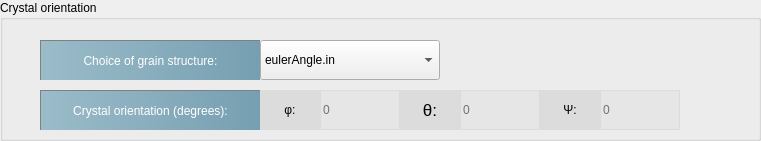
    <widget class="QGroupBox" name="groupBox_5">
     <property name="geometry">
      <rect>
       <x>70</x>
       <y>360</y>
       <width>761</width>
       <height>141</height>
      </rect>
     </property>
     <property name="styleSheet">
      <string notr="true">QLineEdit{
	background-color:rgb(230,230,230);
border:1px solid rgb(220,220,220);
min-width:78px;
min-height:38px;
qproperty-alignment: AlignCenter;
}

QLineEdit::hover, QLineEdit:focus{
	background-color:rgb(255,255,255);
}

QLineEdit:focus{
	background-color:rgb(255,255,255);
}

QLabel{
background-color:rgb(220, 220, 220);
qproperty-alignment: AlignCenter;

}</string>
     </property>
     <property name="title">
      <string>Crystal orientation</string>
     </property>
     <widget class="QLabel" name="label_38">
      <property name="geometry">
       <rect>
        <x>40</x>
        <y>40</y>
        <width>220</width>
        <height>40</height>
       </rect>
      </property>
      <property name="minimumSize">
       <size>
        <width>0</width>
        <height>20</height>
       </size>
      </property>
      <property name="styleSheet">
       <string notr="true">QLabel{
	background-color: qlineargradient(spread:pad, x1:0, y1:0, x2:1, y2:0, stop:0 rgba(155, 188, 201, 255), stop:1 rgba(118, 159, 177, 255))	;
	padding:5px 10px;
width:200px;
height:20px;
	color:white;
border-left: 1px solid gray;
border-top:1px solid gray;
qproperty-alignment: AlignCenter;
width:180px;
height:40px;
}

</string>
      </property>
      <property name="text">
       <string>Choice of grain structure:</string>
      </property>
      <property name="alignment">
       <set>Qt::AlignCenter</set>
      </property>
     </widget>
     <widget class="QLabel" name="polar_LB">
      <property name="geometry">
       <rect>
        <x>40</x>
        <y>90</y>
        <width>220</width>
        <height>40</height>
       </rect>
      </property>
      <property name="minimumSize">
       <size>
        <width>0</width>
        <height>20</height>
       </size>
      </property>
      <property name="styleSheet">
       <string notr="true">QLabel{
	background-color: qlineargradient(spread:pad, x1:0, y1:0, x2:1, y2:0, stop:0 rgba(155, 188, 201, 255), stop:1 rgba(118, 159, 177, 255))	;
	padding:5px 10px;
width:200px;
height:20px;
	color:white;
border-left: 1px solid gray;
border-top:1px solid gray;
qproperty-alignment: AlignCenter;
width:180px;
height:40px;
}

</string>
      </property>
      <property name="text">
       <string>Crystal orientation (degrees):</string>
      </property>
      <property name="alignment">
       <set>Qt::AlignCenter</set>
      </property>
     </widget>
     <widget class="QLabel" name="phi_LB">
      <property name="geometry">
       <rect>
        <x>260</x>
        <y>90</y>
        <width>60</width>
        <height>40</height>
       </rect>
      </property>
      <property name="minimumSize">
       <size>
        <width>60</width>
        <height>20</height>
       </size>
      </property>
      <property name="maximumSize">
       <size>
        <width>60</width>
        <height>16777215</height>
       </size>
      </property>
      <property name="toolTip">
       <string>&lt;html&gt;&lt;head/&gt;&lt;body&gt;&lt;p&gt;Euler angles phi (degrees) of the single crystal orientation (only for choiceGrainStruct=1).&lt;/p&gt;&lt;/body&gt;&lt;/html&gt;</string>
      </property>
      <property name="text">
       <string>φ:</string>
      </property>
      <property name="alignment">
       <set>Qt::AlignCenter</set>
      </property>
     </widget>
     <widget class="QLineEdit" name="phi_LE">
      <property name="geometry">
       <rect>
        <x>320</x>
        <y>90</y>
        <width>80</width>
        <height>40</height>
       </rect>
      </property>
      <property name="minimumSize">
       <size>
        <width>80</width>
        <height>40</height>
       </size>
      </property>
      <property name="maximumSize">
       <size>
        <width>80</width>
        <height>16777215</height>
       </size>
      </property>
      <property name="toolTip">
       <string>&lt;html&gt;&lt;head/&gt;&lt;body&gt;&lt;p&gt;Euler angles phi (degrees) of the single crystal orientation (only for choiceGrainStruct=1).&lt;/p&gt;&lt;/body&gt;&lt;/html&gt;</string>
      </property>
      <property name="placeholderText">
       <string>0</string>
      </property>
     </widget>
     <widget class="QLabel" name="theta_LB">
      <property name="geometry">
       <rect>
        <x>400</x>
        <y>90</y>
        <width>60</width>
        <height>40</height>
       </rect>
      </property>
      <property name="minimumSize">
       <size>
        <width>60</width>
        <height>20</height>
       </size>
      </property>
      <property name="maximumSize">
       <size>
        <width>60</width>
        <height>16777215</height>
       </size>
      </property>
      <property name="toolTip">
       <string>&lt;html&gt;&lt;head/&gt;&lt;body&gt;&lt;p&gt;Euler angles theta (degrees) of the single crystal orientation (only for choiceGrainStruct=1).&lt;/p&gt;&lt;/body&gt;&lt;/html&gt;</string>
      </property>
      <property name="text">
       <string>&lt;!DOCTYPE HTML PUBLIC &quot;-//W3C//DTD HTML 4.0//EN&quot; &quot;http://www.w3.org/TR/REC-html40/strict.dtd&quot;&gt;
&lt;html&gt;&lt;head&gt;&lt;meta name=&quot;qrichtext&quot; content=&quot;1&quot; /&gt;&lt;style type=&quot;text/css&quot;&gt;
p, li { white-space: pre-wrap; }
&lt;/style&gt;&lt;/head&gt;&lt;body style=&quot; font-family:'.SF NS Text'; font-size:13pt; font-weight:400; font-style:normal;&quot;&gt;
&lt;p style=&quot; margin-top:12px; margin-bottom:12px; margin-left:0px; margin-right:0px; -qt-block-indent:0; text-indent:0px;&quot;&gt;θ:&lt;/p&gt;&lt;/body&gt;&lt;/html&gt;</string>
      </property>
      <property name="alignment">
       <set>Qt::AlignCenter</set>
      </property>
     </widget>
     <widget class="QLineEdit" name="theta_LE">
      <property name="geometry">
       <rect>
        <x>460</x>
        <y>90</y>
        <width>80</width>
        <height>40</height>
       </rect>
      </property>
      <property name="minimumSize">
       <size>
        <width>80</width>
        <height>40</height>
       </size>
      </property>
      <property name="maximumSize">
       <size>
        <width>80</width>
        <height>16777215</height>
       </size>
      </property>
      <property name="toolTip">
       <string>&lt;html&gt;&lt;head/&gt;&lt;body&gt;&lt;p&gt;Euler angles theta (degrees) of the single crystal orientation (only for choiceGrainStruct=1).&lt;/p&gt;&lt;/body&gt;&lt;/html&gt;</string>
      </property>
      <property name="placeholderText">
       <string>0</string>
      </property>
     </widget>
     <widget class="QLabel" name="psi_LB">
      <property name="geometry">
       <rect>
        <x>540</x>
        <y>90</y>
        <width>60</width>
        <height>40</height>
       </rect>
      </property>
      <property name="minimumSize">
       <size>
        <width>60</width>
        <height>20</height>
       </size>
      </property>
      <property name="maximumSize">
       <size>
        <width>60</width>
        <height>16777215</height>
       </size>
      </property>
      <property name="toolTip">
       <string>&lt;html&gt;&lt;head/&gt;&lt;body&gt;&lt;p&gt;Euler angles psi (degrees) of the single crystal orientation (only for choiceGrainStruct=1).&lt;/p&gt;&lt;/body&gt;&lt;/html&gt;</string>
      </property>
      <property name="text">
       <string>&lt;html&gt;&lt;head/&gt;&lt;body&gt;&lt;p&gt;Ψ:&lt;/p&gt;&lt;/body&gt;&lt;/html&gt;</string>
      </property>
      <property name="alignment">
       <set>Qt::AlignCenter</set>
      </property>
     </widget>
     <widget class="QLineEdit" name="psi_LE">
      <property name="geometry">
       <rect>
        <x>600</x>
        <y>90</y>
        <width>80</width>
        <height>40</height>
       </rect>
      </property>
      <property name="minimumSize">
       <size>
        <width>80</width>
        <height>40</height>
       </size>
      </property>
      <property name="maximumSize">
       <size>
        <width>80</width>
        <height>16777215</height>
       </size>
      </property>
      <property name="toolTip">
       <string>&lt;html&gt;&lt;head/&gt;&lt;body&gt;&lt;p&gt;Euler angles psi (degrees) of the single crystal orientation (only for choiceGrainStruct=1).&lt;/p&gt;&lt;/body&gt;&lt;/html&gt;</string>
      </property>
      <property name="placeholderText">
       <string>0</string>
      </property>
     </widget>
     <widget class="QComboBox" name="choiceGrainStruct_Combo">
      <property name="geometry">
       <rect>
        <x>260</x>
        <y>40</y>
        <width>180</width>
        <height>40</height>
       </rect>
      </property>
      <property name="minimumSize">
       <size>
        <width>74</width>
        <height>40</height>
       </size>
      </property>
      <property name="maximumSize">
       <size>
        <width>1000</width>
        <height>16777215</height>
       </size>
      </property>
      <property name="toolTip">
       <string>&lt;html&gt;&lt;head/&gt;&lt;body&gt;&lt;p&gt;Grain structure: &lt;/p&gt;&lt;p&gt;0 means Euler angles (degrees) array in 'eulerAng.in'. &lt;/p&gt;&lt;p&gt;1 means single crystal with specified Euler angles.&lt;/p&gt;&lt;/body&gt;&lt;/html&gt;</string>
      </property>
      <property name="editable">
       <bool>false</bool>
      </property>
      <item>
       <property name="text">
        <string>eulerAngle.in</string>
       </property>
      </item>
      <item>
       <property name="text">
        <string>Single crystal</string>
       </property>
      </item>
     </widget>
    </widget>
